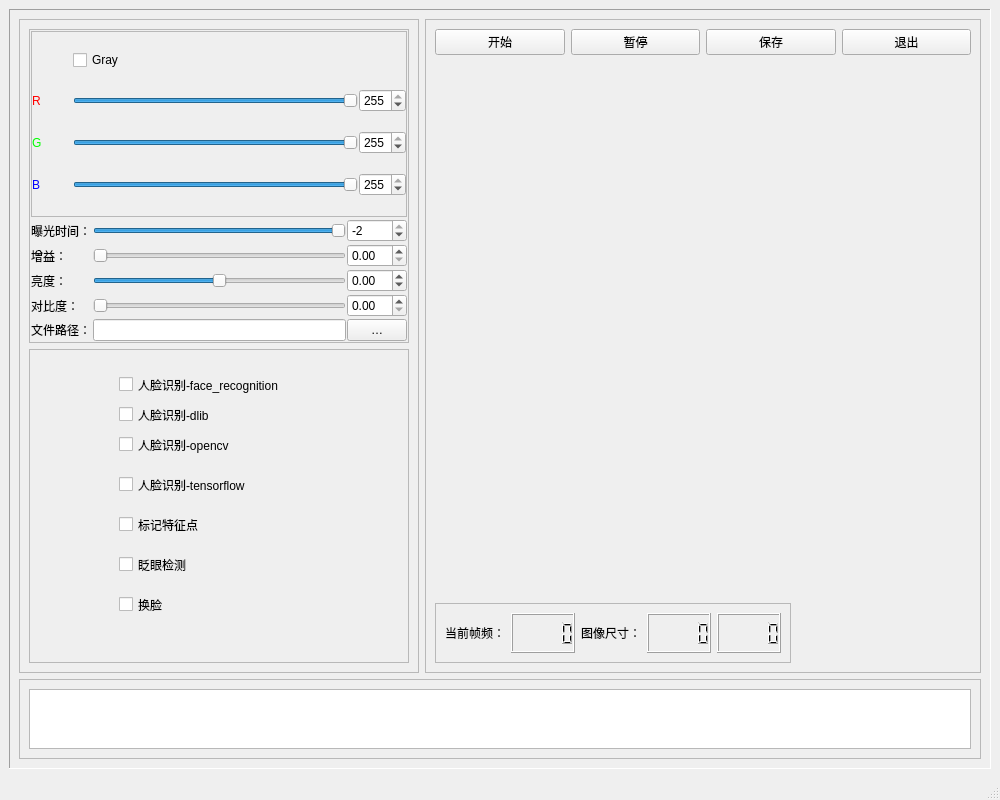
<?xml version="1.0" encoding="UTF-8"?>
<ui version="4.0">
 <class>MainWindow</class>
 <widget class="QMainWindow" name="MainWindow">
  <property name="geometry">
   <rect>
    <x>0</x>
    <y>0</y>
    <width>1000</width>
    <height>800</height>
   </rect>
  </property>
  <property name="windowTitle">
   <string>MainWindow</string>
  </property>
  <widget class="QWidget" name="centralwidget">
   <layout class="QGridLayout" name="gridLayout">
    <item row="0" column="0">
     <widget class="QFrame" name="frame">
      <property name="frameShape">
       <enum>QFrame::Panel</enum>
      </property>
      <property name="frameShadow">
       <enum>QFrame::Sunken</enum>
      </property>
      <layout class="QGridLayout" name="gridLayout_2">
       <item row="0" column="0">
        <widget class="QFrame" name="SettingsFm">
         <property name="minimumSize">
          <size>
           <width>400</width>
           <height>0</height>
          </size>
         </property>
         <property name="maximumSize">
          <size>
           <width>400</width>
           <height>16777215</height>
          </size>
         </property>
         <property name="frameShape">
          <enum>QFrame::StyledPanel</enum>
         </property>
         <property name="frameShadow">
          <enum>QFrame::Raised</enum>
         </property>
         <layout class="QGridLayout" name="gridLayout_5">
          <item row="0" column="1" colspan="3">
           <widget class="QFrame" name="frame_5">
            <property name="frameShape">
             <enum>QFrame::StyledPanel</enum>
            </property>
            <property name="frameShadow">
             <enum>QFrame::Raised</enum>
            </property>
            <layout class="QGridLayout" name="gridLayout_6">
             <property name="leftMargin">
              <number>1</number>
             </property>
             <property name="topMargin">
              <number>1</number>
             </property>
             <property name="rightMargin">
              <number>1</number>
             </property>
             <property name="bottomMargin">
              <number>1</number>
             </property>
             <property name="horizontalSpacing">
              <number>1</number>
             </property>
             <property name="verticalSpacing">
              <number>2</number>
             </property>
             <item row="3" column="0" alignment="Qt::AlignLeft">
              <widget class="QLabel" name="BrightLb">
               <property name="styleSheet">
                <string notr="true">font: 11pt &quot;Adobe 黑体 Std R&quot;;</string>
               </property>
               <property name="text">
                <string>亮度：</string>
               </property>
              </widget>
             </item>
             <item row="4" column="2">
              <widget class="QSlider" name="ContrastSld">
               <property name="minimum">
                <number>0</number>
               </property>
               <property name="maximum">
                <number>100</number>
               </property>
               <property name="orientation">
                <enum>Qt::Horizontal</enum>
               </property>
              </widget>
             </item>
             <item row="1" column="3">
              <widget class="QSpinBox" name="ExpTimeSpB">
               <property name="maximumSize">
                <size>
                 <width>60</width>
                 <height>30</height>
                </size>
               </property>
               <property name="minimum">
                <number>-10</number>
               </property>
               <property name="maximum">
                <number>-2</number>
               </property>
              </widget>
             </item>
             <item row="4" column="3">
              <widget class="QDoubleSpinBox" name="ContrastSpB">
               <property name="maximumSize">
                <size>
                 <width>60</width>
                 <height>30</height>
                </size>
               </property>
               <property name="minimum">
                <double>0.000000000000000</double>
               </property>
               <property name="maximum">
                <double>100.000000000000000</double>
               </property>
               <property name="singleStep">
                <double>0.010000000000000</double>
               </property>
              </widget>
             </item>
             <item row="1" column="2">
              <widget class="QSlider" name="ExpTimeSld">
               <property name="minimum">
                <number>-10</number>
               </property>
               <property name="maximum">
                <number>-2</number>
               </property>
               <property name="orientation">
                <enum>Qt::Horizontal</enum>
               </property>
              </widget>
             </item>
             <item row="3" column="2">
              <widget class="QSlider" name="BrightSld">
               <property name="minimum">
                <number>-64</number>
               </property>
               <property name="maximum">
                <number>64</number>
               </property>
               <property name="orientation">
                <enum>Qt::Horizontal</enum>
               </property>
              </widget>
             </item>
             <item row="4" column="0" alignment="Qt::AlignLeft">
              <widget class="QLabel" name="ContrastLb">
               <property name="styleSheet">
                <string notr="true">font: 11pt &quot;Adobe 黑体 Std R&quot;;</string>
               </property>
               <property name="text">
                <string>对比度：</string>
               </property>
              </widget>
             </item>
             <item row="2" column="2">
              <widget class="QSlider" name="GainSld">
               <property name="maximum">
                <number>128</number>
               </property>
               <property name="orientation">
                <enum>Qt::Horizontal</enum>
               </property>
              </widget>
             </item>
             <item row="2" column="0" alignment="Qt::AlignLeft">
              <widget class="QLabel" name="GainLb">
               <property name="styleSheet">
                <string notr="true">font: 11pt &quot;Adobe 黑体 Std R&quot;;</string>
               </property>
               <property name="text">
                <string>增益：</string>
               </property>
              </widget>
             </item>
             <item row="1" column="0" alignment="Qt::AlignLeft">
              <widget class="QLabel" name="ExpTimeLb">
               <property name="styleSheet">
                <string notr="true">font: 11pt &quot;Adobe 黑体 Std R&quot;;</string>
               </property>
               <property name="text">
                <string>曝光时间：</string>
               </property>
              </widget>
             </item>
             <item row="2" column="3">
              <widget class="QDoubleSpinBox" name="GainSpB">
               <property name="maximumSize">
                <size>
                 <width>60</width>
                 <height>30</height>
                </size>
               </property>
               <property name="maximum">
                <double>128.000000000000000</double>
               </property>
              </widget>
             </item>
             <item row="3" column="3">
              <widget class="QDoubleSpinBox" name="BrightSpB">
               <property name="maximumSize">
                <size>
                 <width>60</width>
                 <height>30</height>
                </size>
               </property>
               <property name="minimum">
                <double>-64.000000000000000</double>
               </property>
               <property name="maximum">
                <double>64.000000000000000</double>
               </property>
               <property name="singleStep">
                <double>0.010000000000000</double>
               </property>
              </widget>
             </item>
             <item row="6" column="0">
              <widget class="QLabel" name="FilePathLb">
               <property name="styleSheet">
                <string notr="true">font: 11pt &quot;Adobe 黑体 Std R&quot;;</string>
               </property>
               <property name="text">
                <string>文件路径：</string>
               </property>
              </widget>
             </item>
             <item row="0" column="0" colspan="4">
              <widget class="QFrame" name="ColorFm">
               <property name="frameShape">
                <enum>QFrame::StyledPanel</enum>
               </property>
               <property name="frameShadow">
                <enum>QFrame::Raised</enum>
               </property>
               <layout class="QGridLayout" name="gridLayout_7">
                <property name="leftMargin">
                 <number>0</number>
                </property>
                <property name="topMargin">
                 <number>0</number>
                </property>
                <property name="rightMargin">
                 <number>0</number>
                </property>
                <property name="bottomMargin">
                 <number>0</number>
                </property>
                <property name="spacing">
                 <number>1</number>
                </property>
                <item row="1" column="3">
                 <widget class="QSpinBox" name="RedColorSpB">
                  <property name="maximum">
                   <number>255</number>
                  </property>
                  <property name="value">
                   <number>255</number>
                  </property>
                 </widget>
                </item>
                <item row="0" column="2">
                 <widget class="QCheckBox" name="GrayImgCkB">
                  <property name="styleSheet">
                   <string notr="true">font: 11pt &quot;Adobe 黑体 Std R&quot;;</string>
                  </property>
                  <property name="text">
                   <string>Gray</string>
                  </property>
                 </widget>
                </item>
                <item row="3" column="2">
                 <widget class="QSlider" name="BlueColorSld">
                  <property name="maximum">
                   <number>255</number>
                  </property>
                  <property name="value">
                   <number>255</number>
                  </property>
                  <property name="orientation">
                   <enum>Qt::Horizontal</enum>
                  </property>
                 </widget>
                </item>
                <item row="3" column="0">
                 <widget class="QLabel" name="BlueColorLb">
                  <property name="styleSheet">
                   <string notr="true">font: 75 12pt &quot;Times New Roman&quot;;
color: rgb(0, 0, 255);</string>
                  </property>
                  <property name="text">
                   <string>B</string>
                  </property>
                 </widget>
                </item>
                <item row="2" column="0">
                 <widget class="QLabel" name="GreenColorLb">
                  <property name="styleSheet">
                   <string notr="true">font: 75 12pt &quot;Times New Roman&quot;;
color: rgb(0, 255, 0);</string>
                  </property>
                  <property name="text">
                   <string>G</string>
                  </property>
                 </widget>
                </item>
                <item row="2" column="2">
                 <widget class="QSlider" name="GreenColorSld">
                  <property name="maximum">
                   <number>255</number>
                  </property>
                  <property name="value">
                   <number>255</number>
                  </property>
                  <property name="orientation">
                   <enum>Qt::Horizontal</enum>
                  </property>
                 </widget>
                </item>
                <item row="1" column="0">
                 <widget class="QLabel" name="RedColorLb">
                  <property name="minimumSize">
                   <size>
                    <width>40</width>
                    <height>0</height>
                   </size>
                  </property>
                  <property name="styleSheet">
                   <string notr="true">font: 75 12pt &quot;Times New Roman&quot;;
color: rgb(255, 0, 0);</string>
                  </property>
                  <property name="text">
                   <string>R</string>
                  </property>
                 </widget>
                </item>
                <item row="3" column="3">
                 <widget class="QSpinBox" name="BlueColorSpB">
                  <property name="maximum">
                   <number>255</number>
                  </property>
                  <property name="value">
                   <number>255</number>
                  </property>
                 </widget>
                </item>
                <item row="1" column="2">
                 <widget class="QSlider" name="RedColorSld">
                  <property name="maximum">
                   <number>255</number>
                  </property>
                  <property name="value">
                   <number>255</number>
                  </property>
                  <property name="orientation">
                   <enum>Qt::Horizontal</enum>
                  </property>
                 </widget>
                </item>
                <item row="2" column="3">
                 <widget class="QSpinBox" name="GreenColorSpB">
                  <property name="maximum">
                   <number>255</number>
                  </property>
                  <property name="value">
                   <number>255</number>
                  </property>
                 </widget>
                </item>
               </layout>
              </widget>
             </item>
             <item row="6" column="2">
              <widget class="QLineEdit" name="FilePathLE">
               <property name="readOnly">
                <bool>true</bool>
               </property>
              </widget>
             </item>
             <item row="6" column="3">
              <widget class="QPushButton" name="FilePathBt">
               <property name="maximumSize">
                <size>
                 <width>60</width>
                 <height>30</height>
                </size>
               </property>
               <property name="styleSheet">
                <string notr="true">font: 11pt &quot;Adobe 黑体 Std R&quot;;</string>
               </property>
               <property name="text">
                <string>…</string>
               </property>
              </widget>
             </item>
            </layout>
           </widget>
          </item>
          <item row="4" column="1" colspan="3">
           <widget class="QFrame" name="EmptyFm">
            <property name="frameShape">
             <enum>QFrame::StyledPanel</enum>
            </property>
            <property name="frameShadow">
             <enum>QFrame::Raised</enum>
            </property>
            <widget class="QCheckBox" name="checkBox">
             <property name="geometry">
              <rect>
               <x>90</x>
               <y>20</y>
               <width>211</width>
               <height>31</height>
              </rect>
             </property>
             <property name="text">
              <string>人脸识别-face_recognition</string>
             </property>
            </widget>
            <widget class="QCheckBox" name="checkBox_2">
             <property name="geometry">
              <rect>
               <x>90</x>
               <y>160</y>
               <width>101</width>
               <height>31</height>
              </rect>
             </property>
             <property name="text">
              <string>标记特征点</string>
             </property>
            </widget>
            <widget class="QCheckBox" name="checkBox_3">
             <property name="geometry">
              <rect>
               <x>90</x>
               <y>50</y>
               <width>211</width>
               <height>31</height>
              </rect>
             </property>
             <property name="text">
              <string>人脸识别-dlib</string>
             </property>
            </widget>
            <widget class="QCheckBox" name="checkBox_4">
             <property name="geometry">
              <rect>
               <x>90</x>
               <y>200</y>
               <width>101</width>
               <height>31</height>
              </rect>
             </property>
             <property name="text">
              <string>眨眼检测</string>
             </property>
            </widget>
            <widget class="QCheckBox" name="checkBox_5">
             <property name="geometry">
              <rect>
               <x>90</x>
               <y>240</y>
               <width>101</width>
               <height>31</height>
              </rect>
             </property>
             <property name="text">
              <string>换脸</string>
             </property>
            </widget>
            <widget class="QCheckBox" name="checkBox_6">
             <property name="geometry">
              <rect>
               <x>90</x>
               <y>80</y>
               <width>211</width>
               <height>31</height>
              </rect>
             </property>
             <property name="text">
              <string>人脸识别-opencv</string>
             </property>
            </widget>
            <widget class="QCheckBox" name="checkBox_7">
             <property name="geometry">
              <rect>
               <x>90</x>
               <y>120</y>
               <width>211</width>
               <height>31</height>
              </rect>
             </property>
             <property name="text">
              <string>人脸识别-tensorflow</string>
             </property>
            </widget>
           </widget>
          </item>
         </layout>
        </widget>
       </item>
       <item row="0" column="1">
        <widget class="QFrame" name="DispFm">
         <property name="frameShape">
          <enum>QFrame::StyledPanel</enum>
         </property>
         <property name="frameShadow">
          <enum>QFrame::Raised</enum>
         </property>
         <layout class="QGridLayout" name="gridLayout_3">
          <item row="0" column="0">
           <widget class="QPushButton" name="ShowBt">
            <property name="text">
             <string>开始</string>
            </property>
           </widget>
          </item>
          <item row="0" column="3">
           <widget class="QPushButton" name="ExitBt">
            <property name="text">
             <string>退出</string>
            </property>
           </widget>
          </item>
          <item row="0" column="1">
           <widget class="QPushButton" name="StopBt">
            <property name="text">
             <string>暂停</string>
            </property>
           </widget>
          </item>
          <item row="0" column="2">
           <widget class="QPushButton" name="RecordBt">
            <property name="text">
             <string>保存</string>
            </property>
           </widget>
          </item>
          <item row="1" column="0" colspan="4">
           <widget class="QLabel" name="DispLb">
            <property name="text">
             <string/>
            </property>
            <property name="scaledContents">
             <bool>true</bool>
            </property>
           </widget>
          </item>
          <item row="4" column="0" colspan="4" alignment="Qt::AlignLeft">
           <widget class="QFrame" name="VideoInfoFm">
            <property name="maximumSize">
             <size>
              <width>16777215</width>
              <height>60</height>
             </size>
            </property>
            <property name="frameShape">
             <enum>QFrame::StyledPanel</enum>
            </property>
            <property name="frameShadow">
             <enum>QFrame::Raised</enum>
            </property>
            <layout class="QHBoxLayout" name="horizontalLayout">
             <item>
              <widget class="QLabel" name="label">
               <property name="styleSheet">
                <string notr="true">font: 11pt &quot;Adobe 黑体 Std R&quot;;</string>
               </property>
               <property name="text">
                <string>当前帧频：</string>
               </property>
              </widget>
             </item>
             <item>
              <widget class="QLCDNumber" name="FmRateLCD">
               <property name="maximumSize">
                <size>
                 <width>100</width>
                 <height>16777215</height>
                </size>
               </property>
              </widget>
             </item>
             <item>
              <widget class="QLabel" name="label_2">
               <property name="styleSheet">
                <string notr="true">font: 11pt &quot;Adobe 黑体 Std R&quot;;</string>
               </property>
               <property name="text">
                <string>图像尺寸：</string>
               </property>
              </widget>
             </item>
             <item>
              <widget class="QLCDNumber" name="ImgWidthLCD">
               <property name="maximumSize">
                <size>
                 <width>100</width>
                 <height>16777215</height>
                </size>
               </property>
              </widget>
             </item>
             <item>
              <widget class="QLCDNumber" name="ImgHeightLCD"/>
             </item>
            </layout>
           </widget>
          </item>
         </layout>
        </widget>
       </item>
       <item row="2" column="0" colspan="2">
        <widget class="QFrame" name="frame_4">
         <property name="maximumSize">
          <size>
           <width>16777215</width>
           <height>80</height>
          </size>
         </property>
         <property name="frameShape">
          <enum>QFrame::StyledPanel</enum>
         </property>
         <property name="frameShadow">
          <enum>QFrame::Raised</enum>
         </property>
         <layout class="QGridLayout" name="gridLayout_4">
          <item row="0" column="0">
           <widget class="QTextEdit" name="MsgTE">
            <property name="readOnly">
             <bool>true</bool>
            </property>
           </widget>
          </item>
         </layout>
        </widget>
       </item>
      </layout>
     </widget>
    </item>
   </layout>
  </widget>
  <widget class="QMenuBar" name="menubar">
   <property name="geometry">
    <rect>
     <x>0</x>
     <y>0</y>
     <width>1000</width>
     <height>17</height>
    </rect>
   </property>
  </widget>
  <widget class="QStatusBar" name="statusbar"/>
 </widget>
 <resources/>
 <connections/>
</ui>
